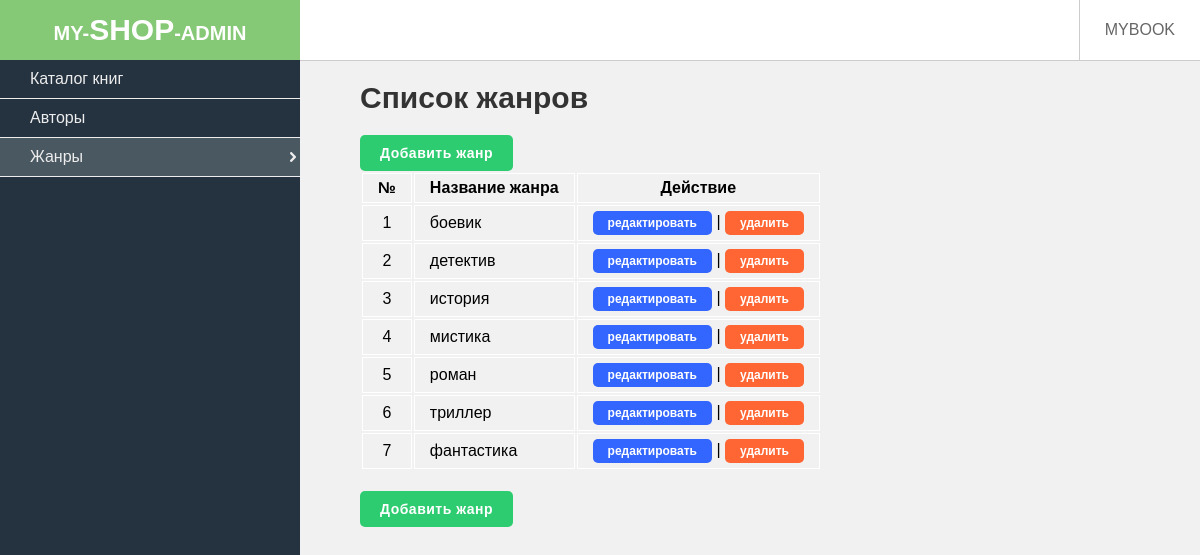
Screenshot of /admin/index.php?view=genres with the database file from the repository.
### tables this page shows
CREATE TABLE IF NOT EXISTS `genre` (
  `id` int(10) unsigned NOT NULL AUTO_INCREMENT,
  `name` varchar(255) NOT NULL,
  PRIMARY KEY (`id`)
);

### www/admin/index.php (called while the page is built, shortened)
<?php define('MYBOOK', TRUE);
require_once '../config.php';
require_once '../functions/functions.php';
require_once 'functions/functions.php';
$view = (empty($_GET['view'])) ? 'books' : $_GET['view'];
switch($view) {
    case('genres') :
        $genres = get_genres();
    break;
}
include ADMIN_TEMPLATE.'header.php';
include ADMIN_TEMPLATE.'leftbar.php';
include ADMIN_TEMPLATE.$view.'.php';
include ADMIN_TEMPLATE.'footer.php';
?>

### www/admin/functions/functions.php (called while the page is built, shortened)
<?php defined('MYBOOK') or die('Access denied');
function get_genres() {
    global $link;
    $query = "SELECT id, name FROM genre ORDER BY name ASC";
    $res = mysqli_query($link, $query) or die(mysqli_error($link));
    $genres = array();
    while($row = mysqli_fetch_assoc($res)){
        $genres[] = $row;
    }
    return $genres;
}
?>

### www/admin/templates/genres.php (the view, shortened to what this page needs)
<div class="content">
    <h1>Список жанров</h1>
	<a class="button" href="?view=add_genre">Добавить жанр</a>
    <table class="pages_table">
        <tr>
    		<th>№</th>
    		<th>Название жанра</th>
    		<th>Действие</th>
        </tr>
        <?php if($genres) : ?>
        <?php $i = 1; ?>
        <?php foreach($genres as $genre) : ?>
        <tr>
            <td><?=$i?></td>
            <td class="left"><?=$genre['name']?></td>
            <td>
                <a href="?view=edit_genre&genre_id=<?=$genre['id']?>" class="edit">редактировать</a>
                |
                <a href="?view=del_genre&genre_id=<?=$genre['id']?>" class="del">удалить</a>
            </td>
        </tr>
        <?php $i++; ?>
        <?php endforeach; ?>
        <?php endif; ?>
    </table>
    <a class="button" href="?view=add_genre">Добавить жанр</a>

### www/admin/templates/style.css (style rules this page uses)
* { padding: 0; margin: 0; }
html { height: 100%; }
body { background: #f2f2f2; font: 400 16px Verdana, sans-serif; height: 100%; }
button, .button { display: inline-block; padding: 5px 20px; font-size: 18px; font-weight: 700; cursor: pointer; border-radius: 5px; color: #fff; letter-spacing: 1.5px; text-transform: uppercase; text-decoration: none; background-color: #2ecc71; border: none; }
h1 { font-size: 30px; font-weight: 700; color: #333; margin-bottom: 20px; }
.left { text-align: left !important; }
.edit, .del, .del_fields, .add { display: inline-block; padding: 5px 15px; font-size: 12px; font-weight: 700; cursor: pointer; border-radius: 5px; text-decoration: none; border: none; color: #fff; }
.edit { background-color: #3366ff; }
.del, .del_fields { background-color: #ff6633; }
.content { display: table-cell; border-top: 1px solid #ccc; padding: 20px 0 50px 60px; vertical-align: top; }
.pages_table { margin-bottom: 20px; }
.pages_table th, .pages_table td { font-size: 16px; padding: 5px 15px; text-align: center; border: 1px solid #fff; }
.content button, .content .button { letter-spacing: 0.5px; padding: 10px 20px; text-transform: none; font-size: 14px; }

### rows the page displays
genre: name "боевик"
genre: name "детектив"
genre: name "история"
genre: name "мистика"
genre: name "роман"
genre: name "триллер"
genre: name "фантастика"

### other values shown
SITENAME "MYBOOK"
